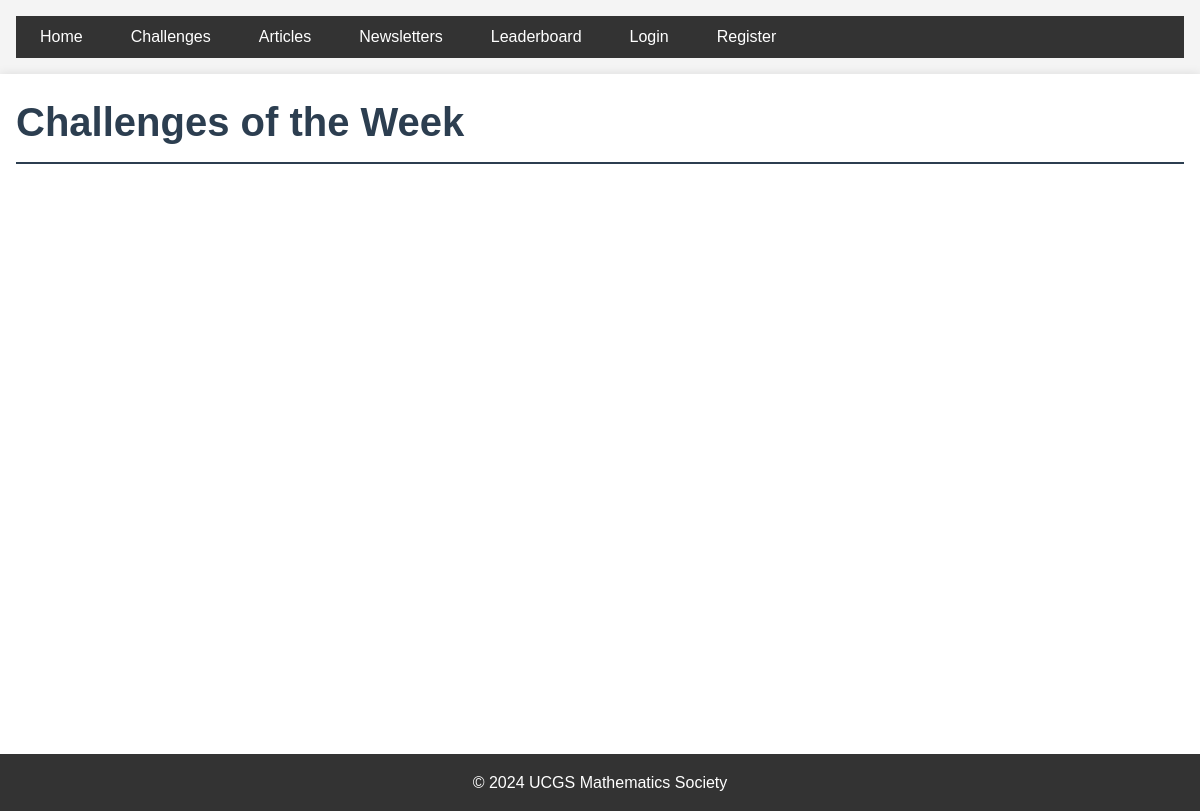
Before: /challenges with the older database file.
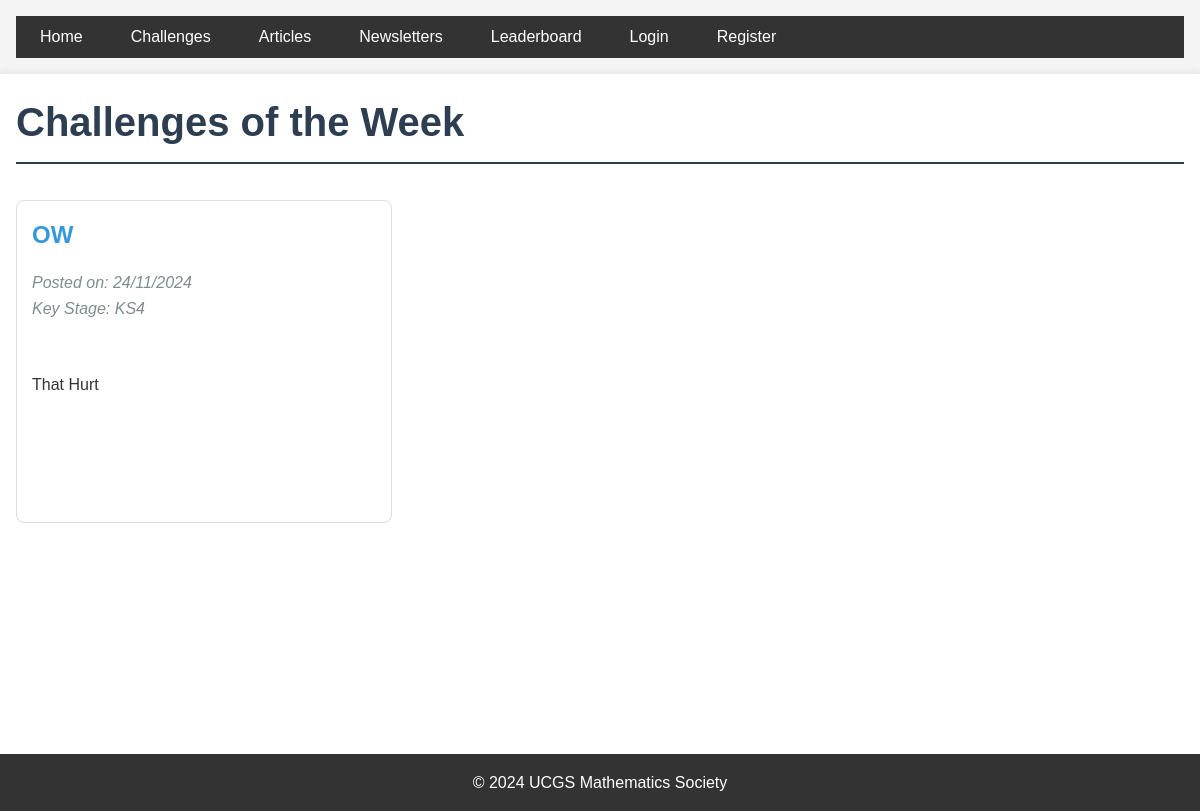
After: the same page with the newer database file.
### app/models.py (models this page shows)
class Challenge(db.Model):
    id = db.Column(db.Integer, primary_key=True, autoincrement=True)
    title = db.Column(db.String(100), nullable=False)
    content = db.Column(db.Text, nullable=False)
    date_posted = db.Column(db.DateTime, nullable=False, default=datetime.utcnow)
    file_url = db.Column(db.String(100))
    key_stage = db.Column(db.String(3), nullable=False)
    answer_boxes = db.relationship('ChallengeAnswerBox', backref='challenge', lazy=True, cascade='all, delete-orphan')
    submissions = db.relationship('AnswerSubmission', backref='challenge', lazy=True)

### app/main/routes.py (the view)
@bp.route('/challenges')
def challenges():
    page = request.args.get('page', 1, type=int)
    challenges = Challenge.query.order_by(Challenge.date_posted.desc()).paginate(
        page=page, per_page=6, error_out=False)
    return render_template('main/challenges.html', challenges=challenges)

### app/templates/main/challenges.html (shortened to what this page needs)
{% extends "base.html" %}
{% block content %}
    <link rel="stylesheet" href="https://cdnjs.cloudflare.com/ajax/libs/mathquill/0.10.1/mathquill.min.css">
    <h1>Challenges of the Week</h1>
    <div class="challenge-grid">
        {% for challenge in challenges.items %}
            <article class="challenge-card">
                <h2><a href="{{ url_for('main.challenge', challenge_id=challenge.id) }}">{{ challenge.title }}</a></h2>
                <p class="meta">Posted on: {{ challenge.date_posted.strftime('%d/%m/%Y') }}</p>
                <p class="meta">Key Stage: {{ challenge.key_stage.upper() }}</p>
                <div class="challenge-content">
                    {{challenge.content | safe | truncate(200)}}
                </div>
            </article>
        {% endfor %}
    </div>
{% endblock %}

### app/templates/base.html (shortened to what this page needs)
<!DOCTYPE html>
<html lang="en">
<head>
    <link rel="stylesheet" href="{{ url_for('static', filename='css/main.css') }}">
    <link rel="stylesheet" href="https://cdnjs.cloudflare.com/ajax/libs/mathquill/0.10.1/mathquill.min.css">
</head>
<body>
    <header>
        <nav>
            <ul>
                <li><a href="{{ url_for('main.index') }}">Home</a></li>
                <li><a href="{{ url_for('main.challenges') }}">Challenges</a></li>
                <li><a href="{{ url_for('main.articles') }}">Articles</a></li>
                <li><a href="{{ url_for('main.newsletters') }}">Newsletters</a></li>
                <li><a href="{{ url_for('main.leaderboard') }}">Leaderboard</a></li>
                {% if current_user.is_anonymous %}
                    <li><a href="{{ url_for('auth.login') }}">Login</a></li>
                    <li><a href="{{ url_for('auth.register') }}">Register</a></li>
                {% else %}
                    {% if current_user.is_admin %}
                        <li><a href="{{ url_for('admin.admin_index') }}">Admin</a></li>
                    {% endif %}
                    <li><a href="{{ url_for('auth.logout') }}">Logout</a></li>
                {% endif %}
            </ul>
        </nav>
    </header>
    <main>
        {% block content %}{% endblock %}
    </main>
    <footer>
        <p>&copy; 2024 UCGS Mathematics Society</p>
    </footer>
</body>
</html>

### app/static/css/main.css (style rules this page uses)
* { margin: 0; padding: 0; box-sizing: border-box; }
body { font-family: Arial, sans-serif; line-height: 1.6; color: #333; background-color: #f4f4f4; }
header, main, footer { padding: 1rem; }
main { max-width: 1200px; margin: 0 auto; background-color: #fff; box-shadow: 0 0 10px rgba(0, 0, 0, 0.1); min-height: calc(100vh - 120px); }
h1, h2, h3 { margin-bottom: 1rem; color: #2c3e50; }
h1 { font-size: 2.5rem; border-bottom: 2px solid #2c3e50; padding-bottom: 0.5rem; }
nav ul { list-style-type: none; display: flex; background-color: #333; padding: 0.5rem; }
nav ul li { margin-right: 1rem; }
nav ul li a { color: #fff; text-decoration: none; padding: 0.5rem 1rem; border-radius: 4px; transition: background-color 0.3s; }
a { color: #3498db; text-decoration: none; }
footer { text-align: center; padding: 1rem; background-color: #333; color: #fff; }
.challenge-grid { display: grid; grid-template-columns: repeat(auto-fill, minmax(300px, 1fr)); gap: 20px; padding: 20px 0; }
.challenge-card { border: 1px solid #ddd; border-radius: 8px; padding: 15px; transition: transform 0.2s, box-shadow 0.2s; }
.challenge-content { white-space: pre-wrap; word-wrap: break-word; overflow-wrap: break-word; }
.meta { color: #7f8c8d; font-style: italic; }
.challenge-content { margin-bottom: 2rem; }

Changed rows visible on the page:
added Challenge: title "OW", date_posted "24/11/2024", key_stage "KS4", content "That Hurt"
